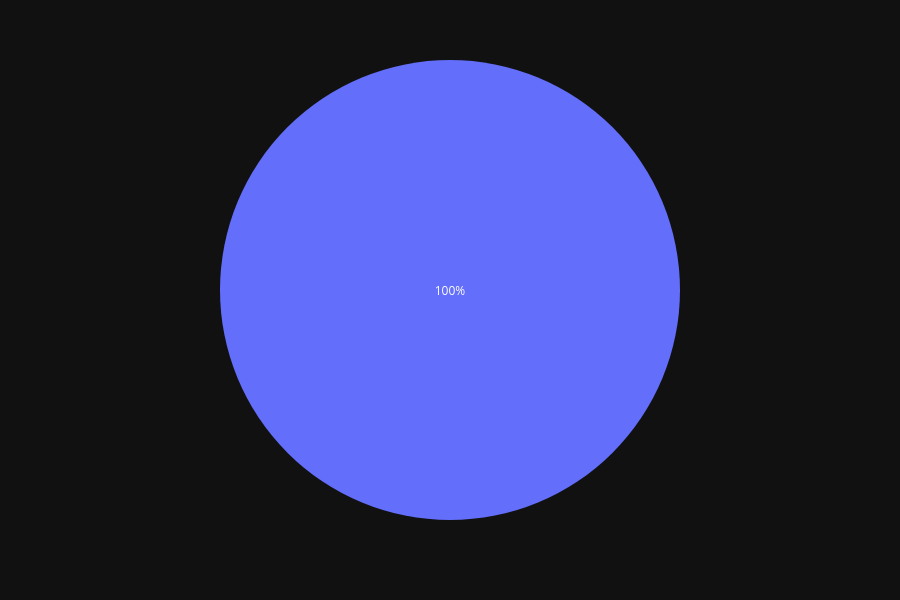

The notebook cell saved with this chart:
### Code cell
tag_name = 'hey'

subset = current_profit_per_tag[current_profit_per_tag['tag_name'] == tag_name]

fig = px.pie (
  values=subset.profit,
  labels=subset.name,
  hover_name=subset.name,
  # hover_data=subset.profit

)

# fig.show(config=plotly_config)

fig.show()

### Figure 1 — Plotly figure (JSON) as saved in the notebook; plotly's stock layout.template omitted (floating-point values rounded to 4 significant figures)
{"data": [{"domain": {"x": [0, 1], "y": [0, 1]}, "hovertemplate": "<b>%{hovertext}</b><br><br>value=%{value}<extra></extra>", "hovertext": ["AMDd_EQ"], "legendgroup": "", "name": "", "showlegend": false, "type": "pie", "values": [4.4]}], "layout": {"height": 600, "legend": {"tracegroupgap": 0}, "margin": {"t": 60}}}
